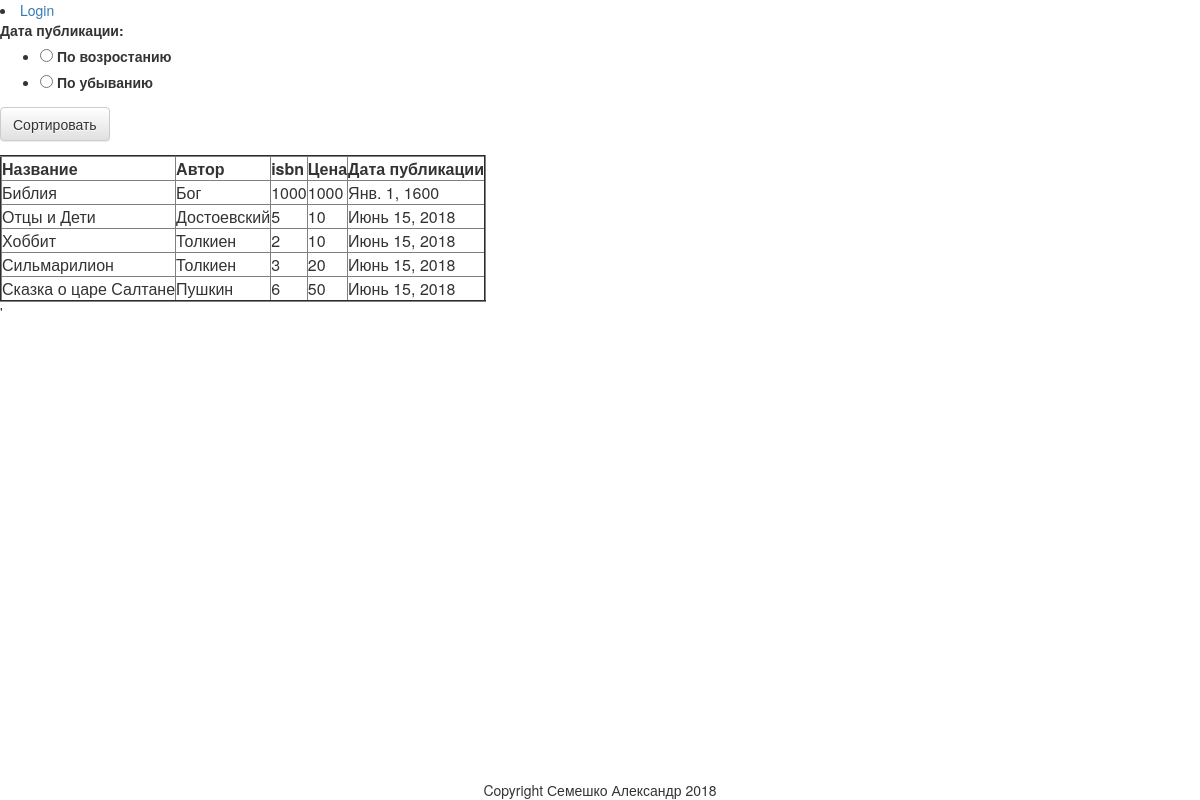
The app's page /, older data.
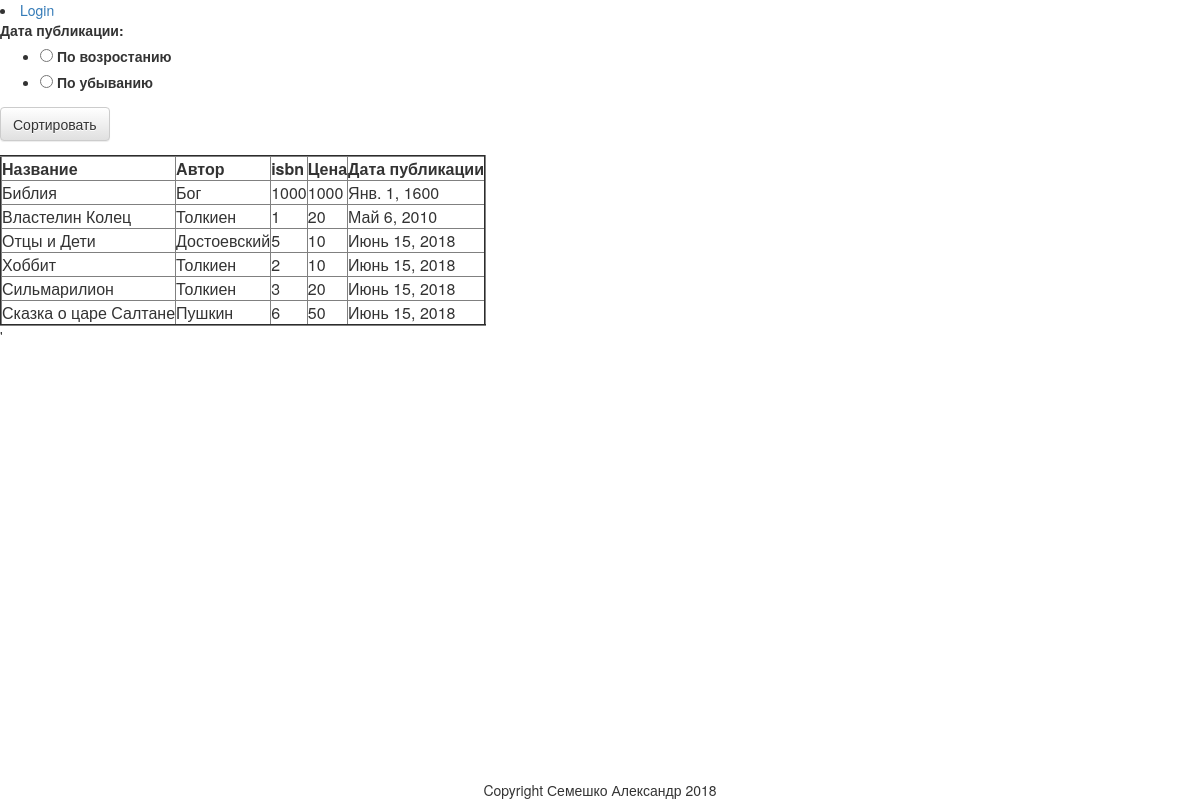
The same page, newer data.
### books/models.py (models this page shows, shortened)
@python_2_unicode_compatible
class Books(models.Model):
    title = models.CharField(max_length=200)
    author = models.CharField(max_length=100)
    isbn = models.IntegerField()
    price = models.IntegerField()
    published = models.DateField(default=date.today)

### books/views.py (the view)
# urls.py: url(r'^$', views.books_list, name='books_list'),
def books_list(request):
    book = Books.objects.order_by('published')
    if request.method == "POST":
        form = FilterForm(request.POST)
        if form.is_valid():
            order=form.cleaned_data['order']
            if order == 'Inc':
                book = Books.objects.order_by('published')
            else:
                book = Books.objects.order_by('-published')
            return render(request, 'books/books.html', {'form': form, 'books': book})
    else:
        form = FilterForm()
    return render(request, 'books/books.html', {'form': form,'books':book})

### books/forms.py
class FilterForm(forms.Form):
    order = forms.ChoiceField(label = 'Дата публикации',widget=forms.RadioSelect, choices=(('Inc', u'По возростанию',), ('Desc', u'По убыванию',)))

### books/templates/books/books.html (shortened to what this page needs)
<head>
    <link rel="stylesheet" href="//maxcdn.bootstrapcdn.com/bootstrap/3.2.0/css/bootstrap.min.css">
    <link rel="stylesheet" href="//maxcdn.bootstrapcdn.com/bootstrap/3.2.0/css/bootstrap-theme.min.css">
</head>
{% block content %}
   {% if user.is_authenticated %}
     <li>User: {{ user.get_username }}</li>
     <li><a href="{% url 'logout'%}?next={{request.path}}">Logout</a></li>
   {% else %}
     <li><a href="{% url 'login'%}?next={{request.path}}">Login</a></li>
   {% endif %}
  <form method="POST" class="post-form" autocomplete="off">{% csrf_token %}
       {{ form }}
       <button type="submit" class="save btn btn-default">Сортировать</button>
  </form>
  <table border=2>
    <thead>
     <tr>
      <th data-type="string">Название</th>
      <th data-type="string">Автор</th>
      <th data-type="number">isbn</th>
      <th data-type="number">Цена</th>
      <th data-type="date">Дата публикации</th>
     </tr>
    </thead>
       {% for book in books %}
         <tr>
            <td>{{ book.title }}</td>
            <td>{{ book.author }}</td>
            <td>{{ book.isbn }}</td>
            <td>{{ book.price }}</td>
            <td>{{ book.published }}</td>
         </tr>
       {% endfor %}
  </table>
{% endblock %}'
  <footer>
    Copyright Семешко Александр 2018
  </footer>

### books/templates/books/books.html (style rules this page uses)
th { cursor: pointer; }
footer { position: fixed; left: 0; bottom: 0; width: 100%; text-align: center; }

Row changes from the older to the newer data that the page shows:
added Books: title "Властелин Колец", author "Толкиен", isbn "1", price "20", published "Май 6, 2010"
